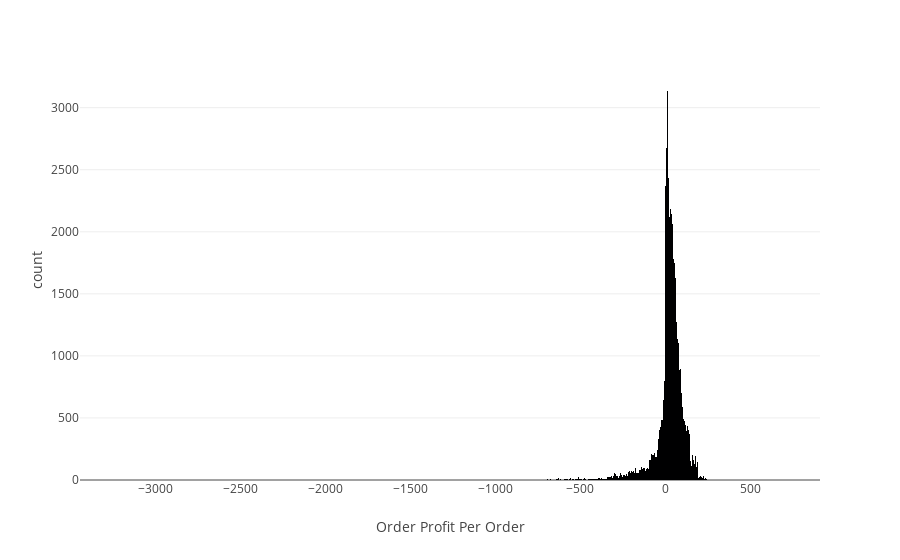

Write notebook code for a chart like this one.
### Code cell
# 6. Data Visualization
# Visualize the distribution of 'Order Profit Per Order' column (make sure the column exists)
fig = px.histogram(data_frame=x_train, x='Order Profit Per Order')
fig.show()

### Figure 1 — Plotly figure (JSON) as saved in the notebook; plotly's stock layout.template omitted (floating-point values rounded to 4 significant figures; data arrays with more than 128 entries replaced by an {"elided": "..."} marker saying what was removed)
{"data": [{"alignmentgroup": "True", "bingroup": "x", "hovertemplate": "Order Profit Per Order=%{x}<br>count=%{y}<extra></extra>", "legendgroup": "", "marker": {"color": "#000001", "pattern": {"shape": ""}}, "name": "", "offsetgroup": "", "orientation": "v", "showlegend": false, "type": "histogram", "x": {"elided": "126363 float values"}, "xaxis": "x", "yaxis": "y"}], "layout": {"barmode": "relative", "legend": {"tracegroupgap": 0}, "margin": {"t": 60}, "xaxis": {"anchor": "y", "domain": [0, 1], "title": {"text": "Order Profit Per Order"}}, "yaxis": {"anchor": "x", "domain": [0, 1], "title": {"text": "count"}}}}
